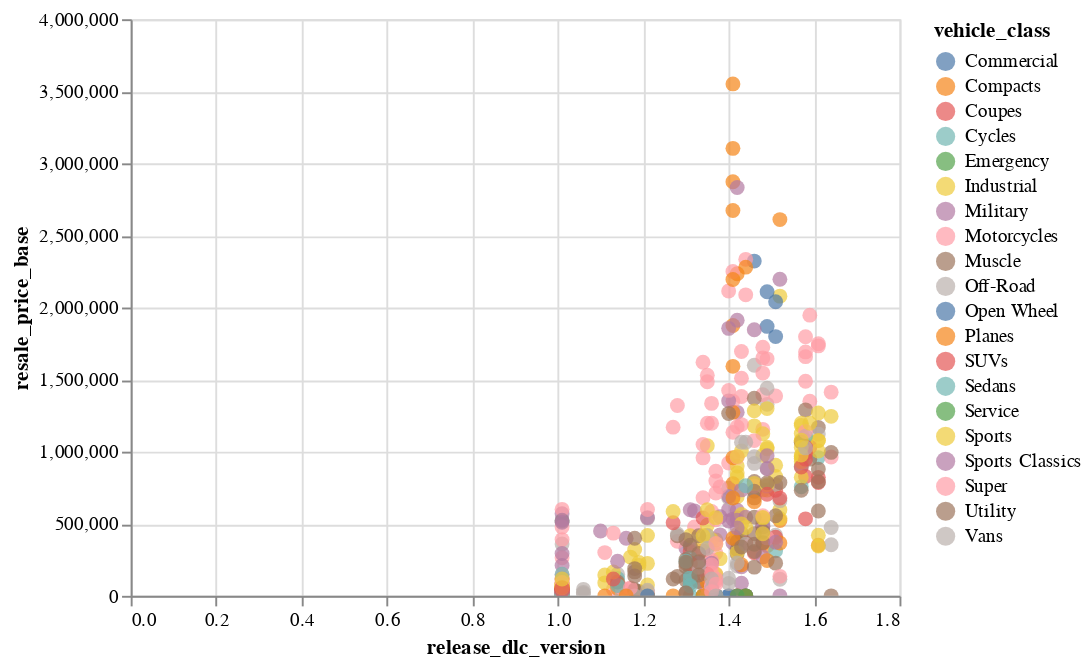

Notebook code for this chart:
### Code cell
dfv = df.select(
        pl.exclude(['lap_time', 'release_date'])
).to_pandas()

sns.jointplot(data=dfv, x="release_dlc_version", y="resale_price_base", hue="vehicle_class")


alt.Chart(dfv).mark_circle(size=60).encode(
    x='release_dlc_version',
    y='resale_price_base',
    color='vehicle_class',
    tooltip=['title', 'vehicle_class', 'weight_in_kg', 'top_speed_in_game_kmh']
).interactive()

### Figure 1 — Vega-Lite specification as saved in the notebook (floating-point values rounded to 4 significant figures; data arrays with more than 128 entries replaced by an {"elided": "..."} marker saying what was removed)
{"config": {"view": {"continuousWidth": 400, "continuousHeight": 300}}, "data": {"name": "data-c068f6259760f832cb92c0d6bfff71e2"}, "mark": {"type": "circle", "size": 60}, "encoding": {"color": {"field": "vehicle_class", "type": "nominal"}, "tooltip": [{"field": "title", "type": "nominal"}, {"field": "vehicle_class", "type": "nominal"}, {"field": "weight_in_kg", "type": "quantitative"}, {"field": "top_speed_in_game_kmh", "type": "quantitative"}], "x": {"field": "release_dlc_version", "type": "quantitative"}, "y": {"field": "resale_price_base", "type": "quantitative"}}, "selection": {"selector011": {"type": "interval", "bind": "scales", "encodings": ["x", "y"]}}, "$schema": "https://vega.github.io/schema/vega-lite/v4.17.0.json", "datasets": {"data-c068f6259760f832cb92c0d6bfff71e2": {"elided": "567 records"}}}
